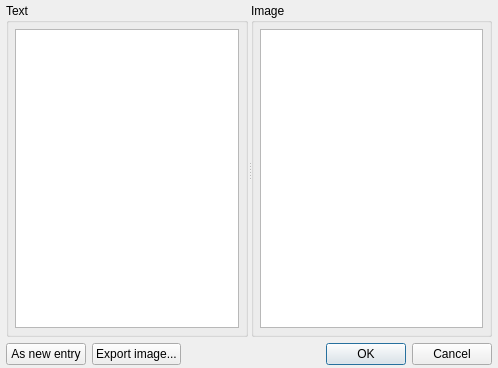
<?xml version="1.0" encoding="UTF-8"?>
<ui version="4.0">
 <class>EditItem</class>
 <widget class="QDialog" name="EditItem">
  <property name="geometry">
   <rect>
    <x>0</x>
    <y>0</y>
    <width>498</width>
    <height>368</height>
   </rect>
  </property>
  <property name="windowTitle">
   <string>Edit item</string>
  </property>
  <layout class="QGridLayout" name="gridLayout">
   <property name="leftMargin">
    <number>6</number>
   </property>
   <property name="topMargin">
    <number>3</number>
   </property>
   <property name="rightMargin">
    <number>6</number>
   </property>
   <property name="bottomMargin">
    <number>3</number>
   </property>
   <item row="0" column="0" colspan="3">
    <widget class="QSplitter" name="splitter">
     <property name="orientation">
      <enum>Qt::Horizontal</enum>
     </property>
     <property name="handleWidth">
      <number>3</number>
     </property>
     <widget class="QGroupBox" name="groupBoxTxt">
      <property name="title">
       <string>Text</string>
      </property>
      <layout class="QGridLayout" name="gridLayout_2">
       <property name="margin">
        <number>6</number>
       </property>
       <item row="0" column="0">
        <widget class="QTextEdit" name="textEdit">
         <property name="lineWrapMode">
          <enum>QTextEdit::NoWrap</enum>
         </property>
         <property name="acceptRichText">
          <bool>false</bool>
         </property>
        </widget>
       </item>
      </layout>
     </widget>
     <widget class="QGroupBox" name="groupBoxHtml">
      <property name="title">
       <string>Image</string>
      </property>
      <layout class="QGridLayout" name="gridLayout_3">
       <property name="margin">
        <number>6</number>
       </property>
       <item row="0" column="0">
        <widget class="QGraphicsView" name="graphicsView"/>
       </item>
      </layout>
     </widget>
    </widget>
   </item>
   <item row="1" column="0">
    <widget class="QPushButton" name="btnAsNewEntry">
     <property name="text">
      <string>As new entry</string>
     </property>
    </widget>
   </item>
   <item row="1" column="2">
    <widget class="QDialogButtonBox" name="buttonBox">
     <property name="orientation">
      <enum>Qt::Horizontal</enum>
     </property>
     <property name="standardButtons">
      <set>QDialogButtonBox::Cancel|QDialogButtonBox::Ok</set>
     </property>
    </widget>
   </item>
   <item row="1" column="1">
    <widget class="QPushButton" name="btnExportImage">
     <property name="text">
      <string>Export image...</string>
     </property>
    </widget>
   </item>
  </layout>
 </widget>
 <resources/>
 <connections>
  <connection>
   <sender>buttonBox</sender>
   <signal>accepted()</signal>
   <receiver>EditItem</receiver>
   <slot>accept()</slot>
   <hints>
    <hint type="sourcelabel">
     <x>473</x>
     <y>367</y>
    </hint>
    <hint type="destinationlabel">
     <x>157</x>
     <y>274</y>
    </hint>
   </hints>
  </connection>
  <connection>
   <sender>buttonBox</sender>
   <signal>rejected()</signal>
   <receiver>EditItem</receiver>
   <slot>reject()</slot>
   <hints>
    <hint type="sourcelabel">
     <x>473</x>
     <y>367</y>
    </hint>
    <hint type="destinationlabel">
     <x>286</x>
     <y>274</y>
    </hint>
   </hints>
  </connection>
  <connection>
   <sender>btnAsNewEntry</sender>
   <signal>clicked()</signal>
   <receiver>EditItem</receiver>
   <slot>sltAsNewEntry()</slot>
   <hints>
    <hint type="sourcelabel">
     <x>73</x>
     <y>367</y>
    </hint>
    <hint type="destinationlabel">
     <x>6</x>
     <y>156</y>
    </hint>
   </hints>
  </connection>
  <connection>
   <sender>btnExportImage</sender>
   <signal>clicked()</signal>
   <receiver>EditItem</receiver>
   <slot>sltExportImage()</slot>
   <hints>
    <hint type="sourcelabel">
     <x>208</x>
     <y>351</y>
    </hint>
    <hint type="destinationlabel">
     <x>-1</x>
     <y>214</y>
    </hint>
   </hints>
  </connection>
 </connections>
 <slots>
  <slot>sltAsNewEntry()</slot>
  <slot>sltExportImage()</slot>
 </slots>
</ui>
